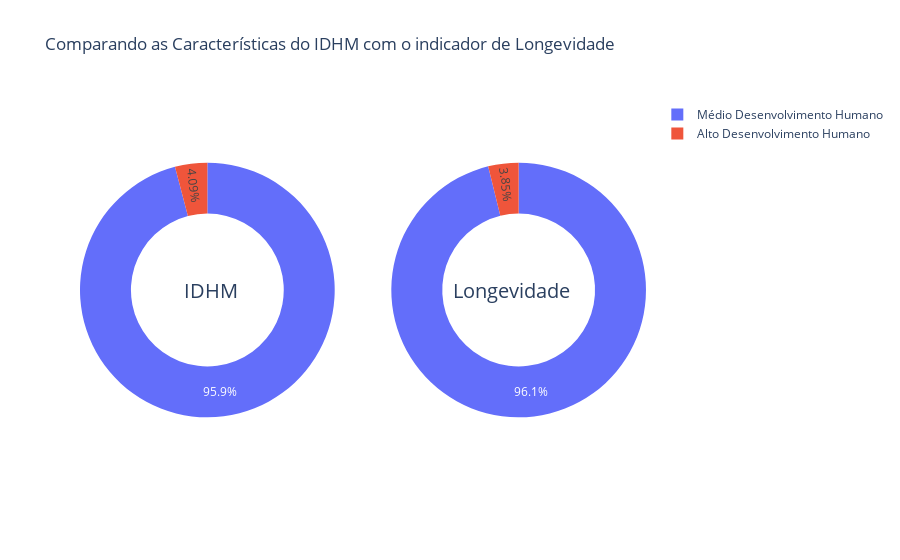

This figure's notebook cell:
### Code cell
fig7 = make_subplots(rows=1, cols=2, specs=[[{'type':'domain'}, {'type':'domain'}]])
fig7.add_trace(go.Pie(labels=df_idhm_esp['classe'], values=df_idhm_esp['idhm'], name="IDHM"),
              1, 1)
fig7.add_trace(go.Pie(labels=df_idhm_esp['classe'], values=df_idhm_esp['idhm_longevidade'], name="IDHM Longevidade"),
              1, 2)

# Tamanho do buraco da rosca
fig7.update_traces(hole=0.6, hoverinfo="label+percent+name")

fig7.update_layout(
    title_text="Comparando as Características do IDHM com o indicador de Longevidade",
    # OPrganizando as anotações no gra´fico.
    annotations=[dict(text='IDHM', x=0.18, y=0.5, font_size=20, showarrow=False),
                 dict(text='Longevidade', x=0.87, y=0.5, font_size=20, showarrow=False)])

fig7.show()

### Figure 1 — Plotly figure (JSON) as saved in the notebook; plotly's stock layout.template omitted (floating-point values rounded to 4 significant figures; data arrays with more than 128 entries replaced by an {"elided": "..."} marker saying what was removed)
{"data": [{"domain": {"x": [0, 0.45], "y": [0, 1]}, "hole": 0.6, "hoverinfo": "label+percent+name", "labels": {"elided": "645 str values"}, "name": "IDHM", "type": "pie", "values": {"elided": "645 float values"}}, {"domain": {"x": [0.55, 1], "y": [0, 1]}, "hole": 0.6, "hoverinfo": "label+percent+name", "labels": {"elided": "645 str values"}, "name": "IDHM Longevidade", "type": "pie", "values": {"elided": "645 float values"}}], "layout": {"annotations": [{"font": {"size": 20}, "showarrow": false, "text": "IDHM", "x": 0.18, "y": 0.5}, {"font": {"size": 20}, "showarrow": false, "text": "Longevidade", "x": 0.87, "y": 0.5}], "title": {"text": "Comparando as Características do IDHM com o indicador de Longevidade"}}}
